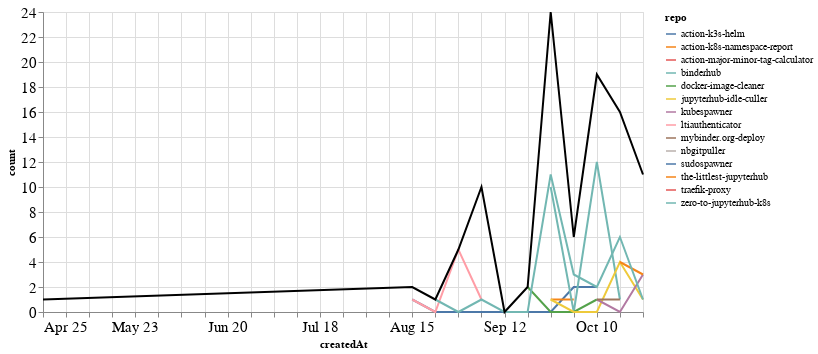

Notebook code cell kept with this figure:
### Markdown cell above
### PRs

### Code cell
prs_time = prs.groupby('repo').resample('W', on='createdAt').count()['author'].reset_index()
prs_time = prs_time.rename(columns={'author': 'count'})
prs_time_total = prs_time.groupby('createdAt').agg({"count": "sum"}).reset_index()

ch1 = alt.Chart(prs_time, width=600).mark_line().encode(
    x='createdAt',
    y='count',
    color='repo',
    tooltip="repo"
)

ch2 = alt.Chart(prs_time_total, width=600).mark_line(color="black").encode(
    x='createdAt',
    y='count',
)

ch1 + ch2

### Figure 1 — Vega-Lite specification as saved in the notebook (floating-point values rounded to 4 significant figures)
{"config": {"axisLeft": {"labelFontSize": 15}, "axisBottom": {"labelFontSize": 15}}, "layer": [{"data": {"name": "data-f48e7035d04bacf650448cad6c7948d6"}, "mark": "line", "encoding": {"color": {"type": "nominal", "field": "repo"}, "tooltip": {"type": "nominal", "field": "repo"}, "x": {"type": "temporal", "field": "createdAt"}, "y": {"type": "quantitative", "field": "count"}}, "width": 600}, {"data": {"name": "data-4e889c2cbfd631358bf6c5df0b6b3bd5"}, "mark": {"type": "line", "color": "black"}, "encoding": {"x": {"type": "temporal", "field": "createdAt"}, "y": {"type": "quantitative", "field": "count"}}, "width": 600}], "$schema": "https://vega.github.io/schema/vega-lite/v4.8.1.json", "datasets": {"data-f48e7035d04bacf650448cad6c7948d6": [{"repo": "action-k3s-helm", "createdAt": "2021-08-15T00:00:00", "count": 1}, {"repo": "action-k3s-helm", "createdAt": "2021-08-22T00:00:00", "count": 0}, {"repo": "action-k3s-helm", "createdAt": "2021-08-29T00:00:00", "count": 0}, {"repo": "action-k3s-helm", "createdAt": "2021-09-05T00:00:00", "count": 0}, {"repo": "action-k3s-helm", "createdAt": "2021-09-12T00:00:00", "count": 0}, {"repo": "action-k3s-helm", "createdAt": "2021-09-19T00:00:00", "count": 0}, {"repo": "action-k3s-helm", "createdAt": "2021-09-26T00:00:00", "count": 0}, {"repo": "action-k3s-helm", "createdAt": "2021-10-03T00:00:00", "count": 2}, {"repo": "action-k3s-helm", "createdAt": "2021-10-10T00:00:00", "count": 2}, {"repo": "action-k8s-namespace-report", "createdAt": "2021-09-26T00:00:00", "count": 1}, {"repo": "action-k8s-namespace-report", "createdAt": "2021-10-03T00:00:00", "count": 1}, {"repo": "action-major-minor-tag-calculator", "createdAt": "2021-09-26T00:00:00", "count": 1}, {"repo": "binderhub", "createdAt": "2021-09-26T00:00:00", "count": 10}, {"repo": "binderhub", "createdAt": "2021-10-03T00:00:00", "count": 0}, {"repo": "binderhub", "createdAt": "2021-10-10T00:00:00", "count": 12}, {"repo": "binderhub", "createdAt": "2021-10-17T00:00:00", "count": 1}, {"repo": "docker-image-cleaner", "createdAt": "2021-09-19T00:00:00", "count": 2}, {"repo": "docker-image-cleaner", "createdAt": "2021-09-26T00:00:00", "count": 0}, {"repo": "docker-image-cleaner", "createdAt": "2021-10-03T00:00:00", "count": 0}, {"repo": "docker-image-cleaner", "createdAt": "2021-10-10T00:00:00", "count": 1}, {"repo": "jupyterhub-idle-culler", "createdAt": "2021-09-26T00:00:00", "count": 1}, {"repo": "jupyterhub-idle-culler", "createdAt": "2021-10-03T00:00:00", "count": 0}, {"repo": "jupyterhub-idle-culler", "createdAt": "2021-10-10T00:00:00", "count": 0}, {"repo": "jupyterhub-idle-culler", "createdAt": "2021-10-17T00:00:00", "count": 4}, {"repo": "jupyterhub-idle-culler", "createdAt": "2021-10-24T00:00:00", "count": 1}, {"repo": "kubespawner", "createdAt": "2021-10-10T00:00:00", "count": 1}, {"repo": "kubespawner", "createdAt": "2021-10-17T00:00:00", "count": 0}, {"repo": "kubespawner", "createdAt": "2021-10-24T00:00:00", "count": 3}, {"repo": "ltiauthenticator", "createdAt": "2021-08-15T00:00:00", "count": 1}, {"repo": "ltiauthenticator", "createdAt": "2021-08-22T00:00:00", "count": 0}, {"repo": "ltiauthenticator", "createdAt": "2021-08-29T00:00:00", "count": 5}, {"repo": "ltiauthenticator", "createdAt": "2021-09-05T00:00:00", "count": 1}, {"repo": "mybinder.org-deploy", "createdAt": "2021-10-10T00:00:00", "count": 1}, {"repo": "mybinder.org-deploy", "createdAt": "2021-10-17T00:00:00", "count": 1}, {"repo": "nbgitpuller", "createdAt": "2021-09-05T00:00:00", "count": 8}, {"repo": "sudospawner", "createdAt": "2021-04-25T00:00:00", "count": 1}, {"repo": "the-littlest-jupyterhub", "createdAt": "2021-10-17T00:00:00", "count": 4}, {"repo": "the-littlest-jupyterhub", "createdAt": "2021-10-24T00:00:00", "count": 3}, {"repo": "traefik-proxy", "createdAt": "2021-10-24T00:00:00", "count": 3}, {"repo": "zero-to-jupyterhub-k8s", "createdAt": "2021-08-22T00:00:00", "count": 1}, {"repo": "zero-to-jupyterhub-k8s", "createdAt": "2021-08-29T00:00:00", "count": 0}, {"repo": "zero-to-jupyterhub-k8s", "createdAt": "2021-09-05T00:00:00", "count": 1}, {"repo": "zero-to-jupyterhub-k8s", "createdAt": "2021-09-12T00:00:00", "count": 0}, {"repo": "zero-to-jupyterhub-k8s", "createdAt": "2021-09-19T00:00:00", "count": 0}, {"repo": "zero-to-jupyterhub-k8s", "createdAt": "2021-09-26T00:00:00", "count": 11}, {"repo": "zero-to-jupyterhub-k8s", "createdAt": "2021-10-03T00:00:00", "count": 3}, {"repo": "zero-to-jupyterhub-k8s", "createdAt": "2021-10-10T00:00:00", "count": 2}, {"repo": "zero-to-jupyterhub-k8s", "createdAt": "2021-10-17T00:00:00", "count": 6}, {"repo": "zero-to-jupyterhub-k8s", "createdAt": "2021-10-24T00:00:00", "count": 1}], "data-4e889c2cbfd631358bf6c5df0b6b3bd5": [{"createdAt": "2021-04-25T00:00:00", "count": 1}, {"createdAt": "2021-08-15T00:00:00", "count": 2}, {"createdAt": "2021-08-22T00:00:00", "count": 1}, {"createdAt": "2021-08-29T00:00:00", "count": 5}, {"createdAt": "2021-09-05T00:00:00", "count": 10}, {"createdAt": "2021-09-12T00:00:00", "count": 0}, {"createdAt": "2021-09-19T00:00:00", "count": 2}, {"createdAt": "2021-09-26T00:00:00", "count": 24}, {"createdAt": "2021-10-03T00:00:00", "count": 6}, {"createdAt": "2021-10-10T00:00:00", "count": 19}, {"createdAt": "2021-10-17T00:00:00", "count": 16}, {"createdAt": "2021-10-24T00:00:00", "count": 11}]}}
